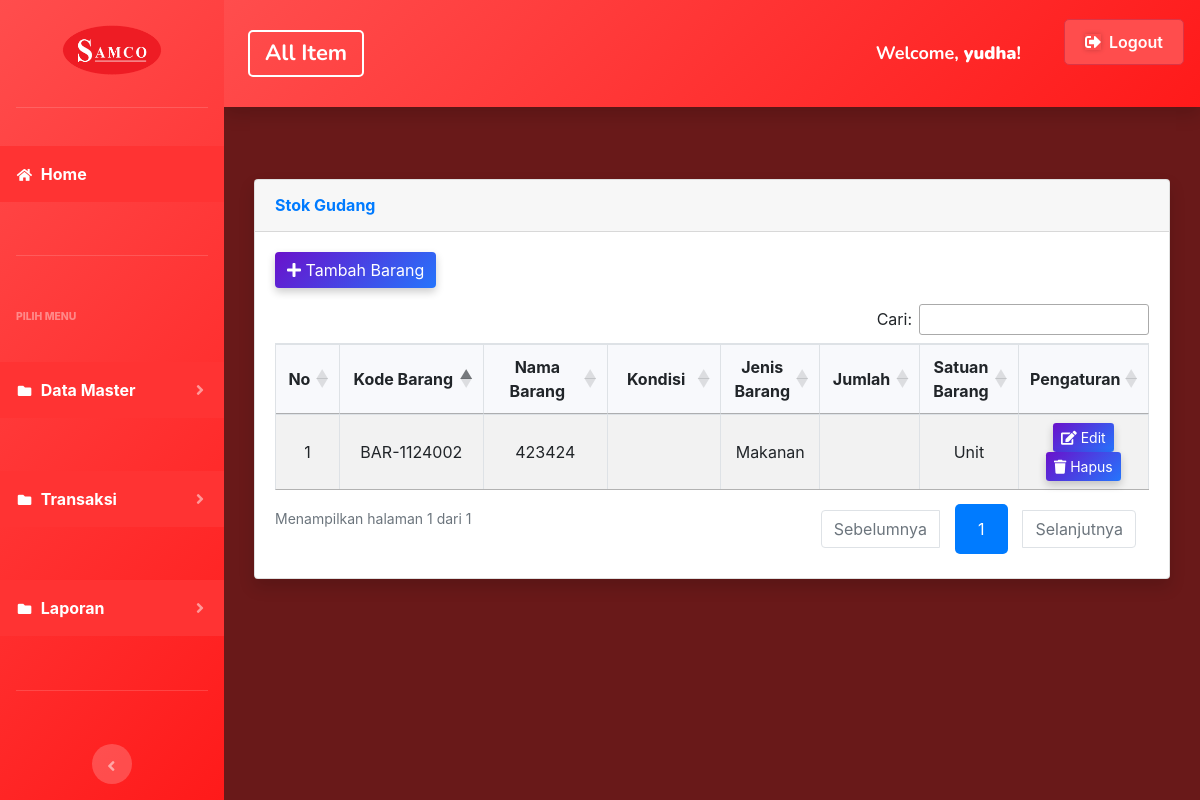
/index.php?page=gudang (signed in), run on an earlier commit of the app's database.
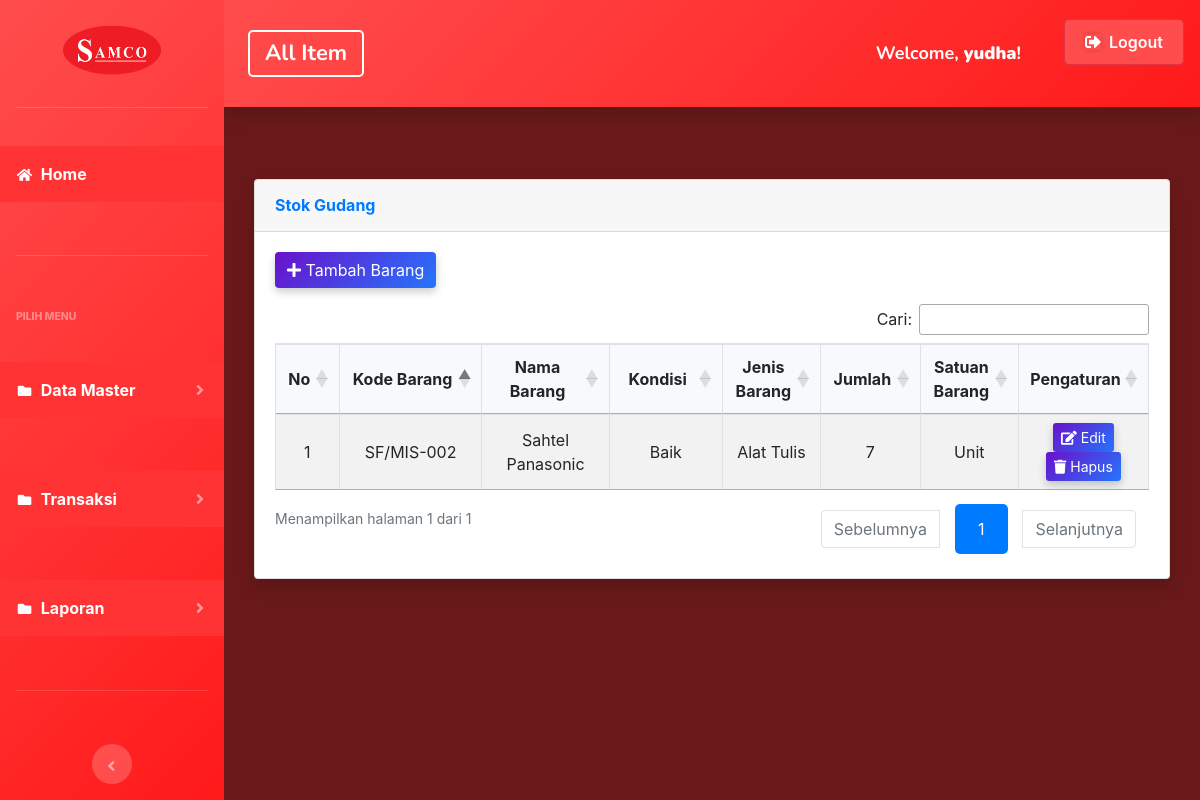
And on a later commit of the database.
### tables this page shows
CREATE TABLE `gudang` (
  `id` int(11) NOT NULL,
  `kode_barang` varchar(100) NOT NULL,
  `nama_barang` varchar(100) NOT NULL,
  `kondisi` varchar(100) NOT NULL,
  `jenis_barang` varchar(100) NOT NULL,
  `jumlah` varchar(250) NOT NULL,
  `satuan` varchar(100) NOT NULL
);

### page/gudang/gudang.php (the view, shortened to what this page needs)
<div class="container-fluid">
  <div class="card shadow mb-4">
    <div class="card-header py-3">
      <h6 class="m-0 font-weight-bold text-primary">Stok Gudang</h6>
    </div>
    <div class="card-body">
      <div class="mb-3">
        <a href="?page=gudang&aksi=tambahgudang" class="btn btn-primary custom-btn">
          <i class="fas fa-plus me-2"></i> Tambah Barang
        </a>
      </div>
      <div class="table-responsive">
        <table class="table table-bordered table-striped" id="gudang">
          <thead>
            <tr>
              <th style="width: 50px; text-align: center; vertical-align: middle;">No</th>
              <th style="width: 200px; text-align: center; vertical-align: middle;">Kode Barang</th>
              <th style="width: 150px; text-align: center; vertical-align: middle;">Nama Barang</th>
              <th style="width: 120px; text-align: center; vertical-align: middle;">Kondisi</th>
              <th style="width: 120px; text-align: center; vertical-align: middle;">Jenis Barang</th>
              <th style="width: 120px; text-align: center; vertical-align: middle;">Jumlah</th>
              <th style="width: 120px; text-align: center; vertical-align: middle;">Satuan Barang</th>
              <th style="width: 120px; text-align: center; vertical-align: middle;">Pengaturan</th>
            </tr>
          </thead>
          <tbody>
            <?php
            $no = 1;
            $sql = $koneksi->query("SELECT * FROM gudang ORDER BY kode_barang");
            while ($data = $sql->fetch_assoc()) {
              ?>
              <tr>
                <td><?php echo $no++; ?></td>
                <td><?php echo htmlspecialchars($data['kode_barang']); ?></td>
                <td><?php echo htmlspecialchars($data['nama_barang']); ?></td>
                <td><?php echo htmlspecialchars($data['kondisi']); ?></td>
                <td><?php echo htmlspecialchars($data['jenis_barang']); ?></td>
                <td><?php echo htmlspecialchars($data['jumlah']); ?></td>
                <td><?php echo htmlspecialchars($data['satuan']); ?></td>
                <td class="text-center">
                  <a href="?page=gudang&aksi=ubahgudang&kode_barang=<?php echo $data['kode_barang']; ?>"
                    class="btn btn-info btn-sm custom-btn">
                    <i class="fas fa-edit"></i> Edit
                  </a>
                  <a href="?page=gudang&aksi=hapusgudang&kode_barang=<?php echo $data['kode_barang']; ?>"
                    class="btn btn-danger btn-sm custom-btn"
                    onclick="return confirm('Apakah anda yakin akan menghapus data ini?')">
                    <i class="fas fa-trash"></i> Hapus
                  </a>
                </td>
              </tr>
            <?php } ?>
          </tbody>
        </table>
      </div>
    </div>
  </div>
</div>

What changed in the data, as far as the page shows it:
removed gudang: kode_barang "BAR-1124002", nama_barang "423424", jenis_barang "Makanan", satuan "Unit"
added gudang: kode_barang "SF/MIS-002", nama_barang "Sahtel Panasonic", kondisi "Baik", jenis_barang "Alat Tulis", jumlah "7", satuan "Unit"
